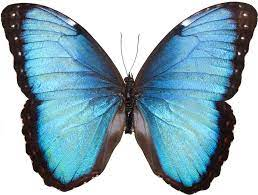
//> input picture Fundamentos_y_Sistemas_Intrligentes_en_Vision/i72cascm_P1/image.jpeg, 258 x 195 px
$ ./P1 image.jpeg   (built with g++ and OpenCV 4)
//> lines starting //> are read from the running program, lines starting //| are printed output that depends on the picture; after the words box and inside, x2 and y2 are one past the last pixel; in counts of white or black regions, pixels touching at a corner belong together
/***********************************
 * Autor: Manuel Casas Castro (i72cascm@uco.es)
 * Universidad de Córdoba (Spain)
 *
 * P1
 *
 * ******************************************/

#include <opencv2/core/core.hpp> //core routines
#include <opencv2/highgui/highgui.hpp>//imread,imshow namedWindow,waitKey
#include <opencv2/core/utility.hpp>
#include <opencv2/imgproc/imgproc.hpp>
#include <iostream>
using namespace std;


cv::Mat image;
cv::Mat swapPictures;
cv::Mat final;


void create(int v[]){

    cv::Mat newWindow = cv::Mat::zeros(image.size(), image.type());
    cv::Mat v2;

    image.copyTo(v2);
    for (int i = 0; i < v2.rows; ++i){
		for (int j = 0; j < v2.cols; ++j){
			cv::Vec3b color = v2.at<cv::Vec3b>(cv::Point(j, i));
			float val= color[0] + color[1] + color[2];
			val = val/3;
			color[0] = val;
			color[1] = val;
			color[2] = val;
			v2.at<cv::Vec3b>(cv::Point(j, i))= color;
		}
	}
    std::vector<std::vector<cv::Point>> vertices;
	vertices.push_back(std::vector<cv::Point>());

    //Setting the vertex of the picture

	vertices[0].push_back(cv::Point(v[0], v[1]));
	vertices[0].push_back(cv::Point(v[2], v[1]));
	vertices[0].push_back(cv::Point(v[2], v[3]));
	vertices[0].push_back(cv::Point(v[0], v[3]));

    //Generate the new modified window

	cv::fillPoly(newWindow, vertices, cv::Scalar(255, 255, 255));
	cv::bitwise_and(image, newWindow, swapPictures);
	cv::bitwise_not(newWindow, newWindow);
	cv::Mat monocroma;
	cv::bitwise_and(v2, newWindow, monocroma);
	cv::Mat solucion;
	cv::bitwise_or(swapPictures, monocroma, solucion);
	cv::namedWindow("Changed Picture");
	cv::imshow( "Changed Picture" , solucion);
}

void black_white( int event, int x, int y, int flags, void* puntos){

//In this function, I put a few logical elementes (if), where I take the positions of x and y element when the left part of the mouse is clicked and the positions when the click is released.

    int* punt = (int*)puntos;
    if(event==cv::EVENT_LBUTTONDOWN){

        punt[0]=x;
        punt[1]=y;

    }
    else if(event==cv::EVENT_LBUTTONUP){

        punt[2]=x;
        punt[3]=y;

        //Once we have all the points, we call the function create which is the responsable for create a newWindow windows with the modified picture.
        create(punt);
    }
}

int main(int argc, char **argv){

    int puntos[4];

    try{


        //Arguments control
        if(argc!=2){cerr<<"Usage:image"<<endl;return 0;}

        //Load img
        image=cv::imread(argv[1]);
//> image is the input picture: 195 rows x 258 cols, CV_8UC3; mean B, G, R 186.1, 173.8, 144.8
        if(image.rows==0){cerr<<"Error reading the image."<<endl;return 0;}

        //creates a window
        cv::namedWindow("myimage");

        //indicates that the on_mouse function should be called in case of mouse moved or pressed over window
        cv::setMouseCallback( "myimage", black_white, &puntos );

        //shows image
        cv::imshow("myimage",image);

        char c=0;
        while(c!=27)  //waits until ESC pressed
	    c=cv::waitKey(0);
//> the left mouse button is pressed and released at (64, 48)
//> after the loop in create, `for (int i = 0; i < v2.rows; ++i)`:
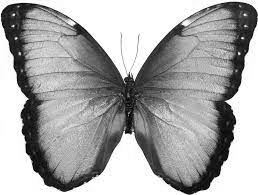
//> v2: 195 rows x 258 cols, CV_8UC3; min 0, max 255, mean 168
//> in create, `cv::fillPoly(newWindow, vertices, cv::Scalar(255, 255, 255));`:
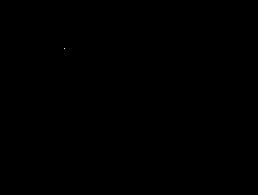
//> newWindow: 195 rows x 258 cols, CV_8UC3; 0% white in thin lines or dots, all inside (x1, y1, x2, y2) = (64, 48, 65, 49)
//> the left mouse button is pressed and released at (193, 48)
//> in create (call 2), `cv::fillPoly(newWindow, vertices, cv::Scalar(255, 255, 255));`: newWindow: 195 rows x 258 cols, CV_8UC3; 0% white in thin lines or dots, all inside (x1, y1, x2, y2) = (193, 48, 194, 49)
//> in create (call 2), `cv::bitwise_and(image, newWindow, swapPictures);`: swapPictures: 195 rows x 258 cols, CV_8UC3; mean B, G, R 0, 0, 0
//> the left mouse button is pressed and released at (193, 146)
//> in create (call 3), `cv::fillPoly(newWindow, vertices, cv::Scalar(255, 255, 255));`: newWindow: 195 rows x 258 cols, CV_8UC3; 0% white in thin lines or dots, all inside (x1, y1, x2, y2) = (193, 146, 194, 147)
//> in create (call 3), `cv::bitwise_and(image, newWindow, swapPictures);`: swapPictures: 195 rows x 258 cols, CV_8UC3; mean B, G, R 0, 0, 0
//> in create (call 3), `cv::bitwise_and(v2, newWindow, monocroma);`: monocroma: 195 rows x 258 cols, CV_8UC3; min 0, max 255, mean 168
//> in create (call 3), `cv::bitwise_or(swapPictures, monocroma, solucion);`: solucion: 195 rows x 258 cols, CV_8UC3; mean B, G, R 168, 168, 168
//> the left mouse button is pressed and released at (64, 146)
//> in create (call 4), `cv::fillPoly(newWindow, vertices, cv::Scalar(255, 255, 255));`: newWindow: 195 rows x 258 cols, CV_8UC3; 0% white in thin lines or dots, all inside (x1, y1, x2, y2) = (64, 146, 65, 147)
//> in create (call 4), `cv::bitwise_and(image, newWindow, swapPictures);`: swapPictures: 195 rows x 258 cols, CV_8UC3; mean B, G, R 0, 0, 0
//> in create (call 4), `cv::bitwise_and(v2, newWindow, monocroma);`: monocroma: 195 rows x 258 cols, CV_8UC3; min 0, max 255, mean 168
//> in create (call 4), `cv::bitwise_or(swapPictures, monocroma, solucion);`: solucion: 195 rows x 258 cols, CV_8UC3; mean B, G, R 168, 168, 168
//> the Esc key is pressed

    }catch(std::exception &ex){
        cout<<ex.what()<<endl;
    }
}
